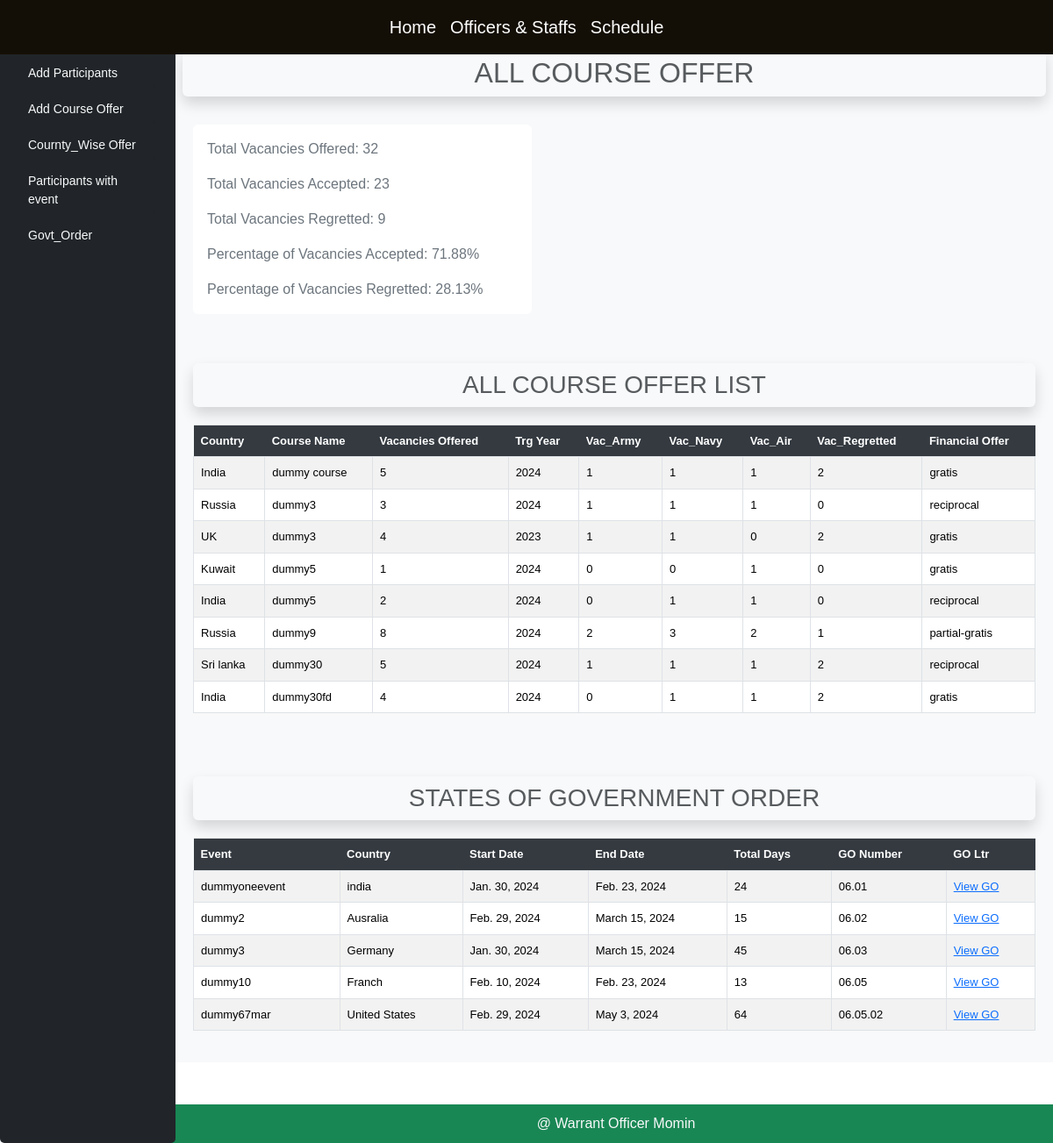
The page /armytrg/ on the database its author committed.
### myapp/models.py (models this page shows, shortened)
class CourseOffer(models.Model):
    ff_country = models.ForeignKey("Country", on_delete=models.CASCADE)
    course_name = models.CharField(max_length=100)
    vacancies_offered = models.PositiveIntegerField(default=1)
    year = models.IntegerField(
        default=1,
        validators=[
            MinValueValidator(1900),
        ]
    )
    vacancies_accepted_army = models.PositiveIntegerField(default=1)
    vacancies_accepted_navy = models.PositiveIntegerField(default=1)
    vacancies_accepted_air = models.PositiveIntegerField(default=1)
    vacancies_regretted = models.PositiveIntegerField(default=0)
    financial_offer_choices = [
        ("gratis", "Gratis"),
        ("non-gratis", "Non-Gratis"),
        ("partial-gratis", "Partial-Gratis"),
        ("reciprocal", "Reciprocal"),
    ]
    fin_offer = models.CharField(
        max_length=20,
        choices=financial_offer_choices,
        default='gratis'
    )

class Country(models.Model):
    class CountryClass(models.TextChoices):
        A = 'A', 'Class A'
        B = 'B', 'Class B'
        C = 'C', 'Class C'
    name = models.CharField(max_length=100, unique=True)
    country_class = models.CharField(max_length=1, choices=CountryClass.choices)
    def __str__(self):
        return self.name

class Event(models.Model):
    event_name = models.CharField(max_length=100)
    host_country = models.CharField(max_length=100)
    start_date = models.DateField()
    end_date = models.DateField()
    total_days = models.IntegerField()
    govt_order = models.CharField(max_length=150)
    govt_order_upload = models.FileField(upload_to='govt_orders/')

### myapp/views.py (the view)
# urls.py: path('armytrg/', views.armytrg, name='armytrg'),
def armytrg(request):
    godata = Event.objects.all()
    courseoffers = CourseOffer.objects.annotate(
        total_vacancies_accepted=ExpressionWrapper(
            F('vacancies_accepted_army') + F('vacancies_accepted_navy') + F('vacancies_accepted_air'),
            output_field=fields.IntegerField()
        )
    )
    total_offered = courseoffers.aggregate(Sum('vacancies_offered'))
    total_accepted = courseoffers.aggregate(Sum('total_vacancies_accepted'))
    total_regretted = courseoffers.aggregate(Sum('vacancies_regretted'))
    percentage_accepted = (total_accepted['total_vacancies_accepted__sum'] / total_offered['vacancies_offered__sum']) * 100
    percentage_regretted = (total_regretted['vacancies_regretted__sum'] / total_offered['vacancies_offered__sum']) * 100
    country_analysis = CourseOffer.objects.values('ff_country__name').annotate(
    total_offered=Sum('vacancies_offered'),
    total_accepted=ExpressionWrapper(
        Sum(F('vacancies_accepted_army') + F('vacancies_accepted_navy') + F('vacancies_accepted_air')),
        output_field=fields.IntegerField()
    ),
    total_regretted=Sum('vacancies_regretted')
)
    context = {
        'godata': godata,
        'courseoffers': courseoffers,
        'total_offered': total_offered['vacancies_offered__sum'],
        'total_accepted': total_accepted['total_vacancies_accepted__sum'],
        'total_regretted': total_regretted['vacancies_regretted__sum'],
        'percentage_accepted': percentage_accepted,
        'percentage_regretted': percentage_regretted,
        'country_analysis': country_analysis,
    }
    return render(request, 'armydashboard.html', context)

### templates/armydashboard.html (shortened to what this page needs)
{% extends 'base.html' %}
{% block content %}
    {% load static %}
    {% include 'nav.html' %}
    <div class="container-fluid">
        <div class="row">
            <div class="col-md-2 sidebar bg-dark text-light p-4">
                <a href="{% url 'crevent' %}" class="nav-link text-light bg-dark p-2 rounded mb-1">Add Event</a>
                <a href="{% url 'crparticipant' %}" class="nav-link text-light bg-dark p-2 rounded mb-1">Add Participants</a>
                <a href="{% url 'crcourseoffer' %}" class="nav-link text-light bg-dark p-2 rounded mb-1">Add Course Offer</a>
                <a href="{% url 'cwisecourseoffer' %}" class="nav-link text-light bg-dark p-2 rounded mb-1">Cournty_Wise Offer</a>
                <a href="{% url 'participantevent' %}" class="nav-link text-light bg-dark p-2 rounded mb-1">Participants with event</a>
                <a href="{% url 'participantview' %}" class="nav-link text-light bg-dark p-2 rounded mb-1">Govt_Order</a>
            </div>
                <div id="coa" class="col-md-10 offset-md-2 main-content ">
                    <div class="row d-flex align-items-center">
                        <h2 class="mt-3 text-muted text-center p-2 rounded text-uppercase shadow">All Course Offer</h2>
                        <div class="col-md-5">
                            <div class="card mt-4 h-100">
                                <div class="card-body">
                                    <p class="card-text text-secondary">Total Vacancies Offered: {{ total_offered }}</p>
                                    <p class="card-text text-secondary">Total Vacancies Accepted: {{ total_accepted }}</p>
                                    <p class="card-text text-secondary">Total Vacancies Regretted: {{ total_regretted }}</p>
                                    <p class="card-text text-secondary">Percentage of Vacancies Accepted: {{ percentage_accepted|floatformat:2 }}%</p>
                                    <p class="card-text text-secondary">Percentage of Vacancies Regretted: {{ percentage_regretted|floatformat:2 }}%</p>
                                </div>
                            </div>
                        </div>
                        <div class="col-md-5">
                        </div>
                    </div>
            </div>
            <div class="col-md-10 offset-md-2 main-content">
                <h3 class="mt-3 text-muted text-center p-2 rounded text-uppercase shadow "> All Course Offer List</h3>
                <table id="courseTable" class="table table-bordered table-striped bg-light summary-table">
                    <thead class="dark">
                        <tr>
                            <th>Country</th>
                            <th>Course Name</th>
                            <th>Vacancies Offered</th>
                            <th>Trg Year</th>
                            <th>Vac_Army</th>
                            <th>Vac_Navy</th>
                            <th>Vac_Air</th>
                            <th>Vac_Regretted</th>
                            <th>Financial Offer</th>
                        </tr>
                    </thead>
                    <tbody>
                        {% for courseoffer in courseoffers %}
                            <tr>
                                <td>{{ courseoffer.ff_country }}</td>
                                <td>{{ courseoffer.course_name }}</td>
                                <td>{{ courseoffer.vacancies_offered }}</td>
                                <td>{{ courseoffer.year }}</td>
                                <td>{{ courseoffer.vacancies_accepted_army }}</td>
                                <td>{{ courseoffer.vacancies_accepted_navy }}</td>
                                <td>{{ courseoffer.vacancies_accepted_air }}</td>
                                <td>{{ courseoffer.vacancies_regretted }}</td>
                                <td>{{ courseoffer.fin_offer }}</td>
                            </tr>
                        {% endfor %}
                    </tbody>
                </table>
            </div>
            <div class="col-md-10 offset-md-2 main-content">
                <h3 class="mt-3 text-muted text-center p-2 rounded text-uppercase shadow">States of Government Order</h3>
                <table id="myTable" class="table table-bordered table-striped bg-light govt-order-table">
                    <thead class="dark">
                        <tr>
                            <th>Event</th>
                            <th>Country</th>
                            <th>Start Date</th>
                            <th>End Date</th>
                            <th>Total Days</th>
                            <th>GO Number</th>
                            <th>GO Ltr</th>
                        </tr>
                    </thead>
                    <tbody>
                        {% for go in godata %}
                            <tr>
                                <td>{{ go.event_name }}</td>
                                <td>{{ go.host_country }}</td>
                                <td>{{ go.start_date }}</td>
                                <td>{{ go.end_date }}</td>
                                <td>{{ go.total_days }}</td>
                                <td>{{ go.govt_order }}</td>
                                <td>
                                    {% if go.govt_order_upload %}
                                        <a href="{{ go.govt_order_upload.url }}" target="_blank">View GO</a>
                                    {% else %}
                                        No File Uploaded
                                    {% endif %}
                                </td>
                            </tr>
                        {% endfor %}
                    </tbody>
                </table>
            </div>
        </div>
    </div>
    <footer>
        <div class="row">
            <div class="col-md-10 offset-2 bg-success">
                <p class="text-light text-center"> @ Warrant Officer Momin </p>
            </div>
        </div>
    </footer>
{% endblock %}

### templates/base.html (style rules this page uses)
body { background-image: none; background-size: auto; padding-top: 20px; font-family: "Lato", sans-serif; margin: 0; margin-bottom: 20px; box-sizing: border-box; }

### templates/armydashboard.html (style rules this page uses)
body { background-image: none; background-size: auto; color: #fff; padding-top: 20px; margin: 0; overflow: scroll; font-family: 'Arial', sans-serif; }
.sidebar { padding: 20px; border-radius: 5px; height: 100%; position: fixed; top: 0; left: 0; }
.sidebar a { display: block; color: #fff; text-decoration: none; padding: 10px 0; font-size: 14px; transition: background-color 0.3s ease; }
.main-content { padding: 20px; background-color: #f8f9fa; }
.card { border: none; }
.summary-table, .govt-order-table { margin-top: 20px; }
footer { margin-top: 20px; background-color: #f8f9fa; }
footer p, footer img { margin: 10px; }
.summary-table { width: 100%; font-size:13px; }
.summary-table th, .summary-table td { text-align: left; vertical-align: middle; }
.govt-order-table { width: 100%; font-size:13px; }
.govt-order-table th, .govt-order-table td { text-align: left; vertical-align: middle; }
#courseTable thead th, #myTable thead th { background-color: #343a40; color: #fff; border: none; }
#courseTable tbody td, #myTable tbody td { border-bottom: 1px solid #dee2e6; }

### rows shown on the page
CourseOffer: ff_country "India", course_name "dummy course", vacancies_offered "5", year "2024", vacancies_accepted_army "1", vacancies_accepted_navy "1", vacancies_accepted_air "1", vacancies_regretted "2", fin_offer "gratis"
CourseOffer: ff_country "Russia", course_name "dummy3", vacancies_offered "3", year "2024", vacancies_accepted_army "1", vacancies_accepted_navy "1", vacancies_accepted_air "1", vacancies_regretted "0", fin_offer "reciprocal"
CourseOffer: ff_country "UK", course_name "dummy3", vacancies_offered "4", year "2023", vacancies_accepted_army "1", vacancies_accepted_navy "1", vacancies_accepted_air "0", vacancies_regretted "2", fin_offer "gratis"
CourseOffer: ff_country "Kuwait", course_name "dummy5", vacancies_offered "1", year "2024", vacancies_accepted_army "0", vacancies_accepted_navy "0", vacancies_accepted_air "1", vacancies_regretted "0", fin_offer "gratis"
CourseOffer: ff_country "India", course_name "dummy5", vacancies_offered "2", year "2024", vacancies_accepted_army "0", vacancies_accepted_navy "1", vacancies_accepted_air "1", vacancies_regretted "0", fin_offer "reciprocal"
CourseOffer: ff_country "Russia", course_name "dummy9", vacancies_offered "8", year "2024", vacancies_accepted_army "2", vacancies_accepted_navy "3", vacancies_accepted_air "2", vacancies_regretted "1", fin_offer "partial-gratis"
CourseOffer: ff_country "Sri lanka", course_name "dummy30", vacancies_offered "5", year "2024", vacancies_accepted_army "1", vacancies_accepted_navy "1", vacancies_accepted_air "1", vacancies_regretted "2", fin_offer "reciprocal"
CourseOffer: ff_country "India", course_name "dummy30fd", vacancies_offered "4", year "2024", vacancies_accepted_army "0", vacancies_accepted_navy "1", vacancies_accepted_air "1", vacancies_regretted "2", fin_offer "gratis"
Event: event_name "dummyoneevent", host_country "india", start_date "Jan. 30, 2024", end_date "Feb. 23, 2024", total_days "24", govt_order "06.01"
Event: event_name "dummy2", host_country "Ausralia", start_date "Feb. 29, 2024", end_date "March 15, 2024", total_days "15", govt_order "06.02"
Event: event_name "dummy3", host_country "Germany", start_date "Jan. 30, 2024", end_date "March 15, 2024", total_days "45", govt_order "06.03"
Event: event_name "dummy10", host_country "Franch", start_date "Feb. 10, 2024", end_date "Feb. 23, 2024", total_days "13", govt_order "06.05"
Event: event_name "dummy67mar", host_country "United States", start_date "Feb. 29, 2024", end_date "May 3, 2024", total_days "64", govt_order "06.05.02"

### other values the page prints
{{ total_offered }} "32"
{{ total_accepted }} "23"
{{ total_regretted }} "9"
{{ percentage_accepted|floatformat:2 }} "71.88"
{{ percentage_regretted|floatformat:2 }} "28.13"
